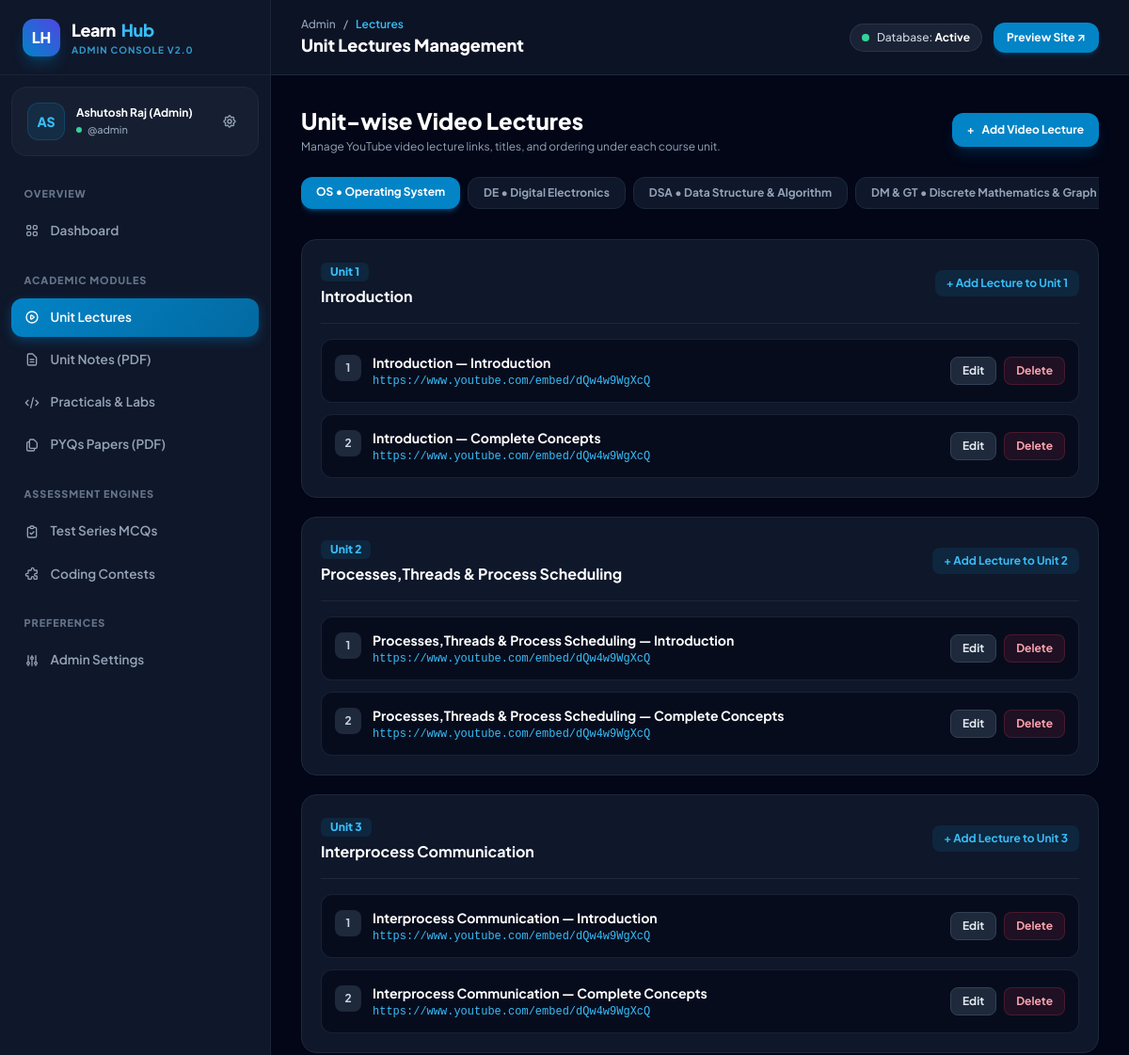
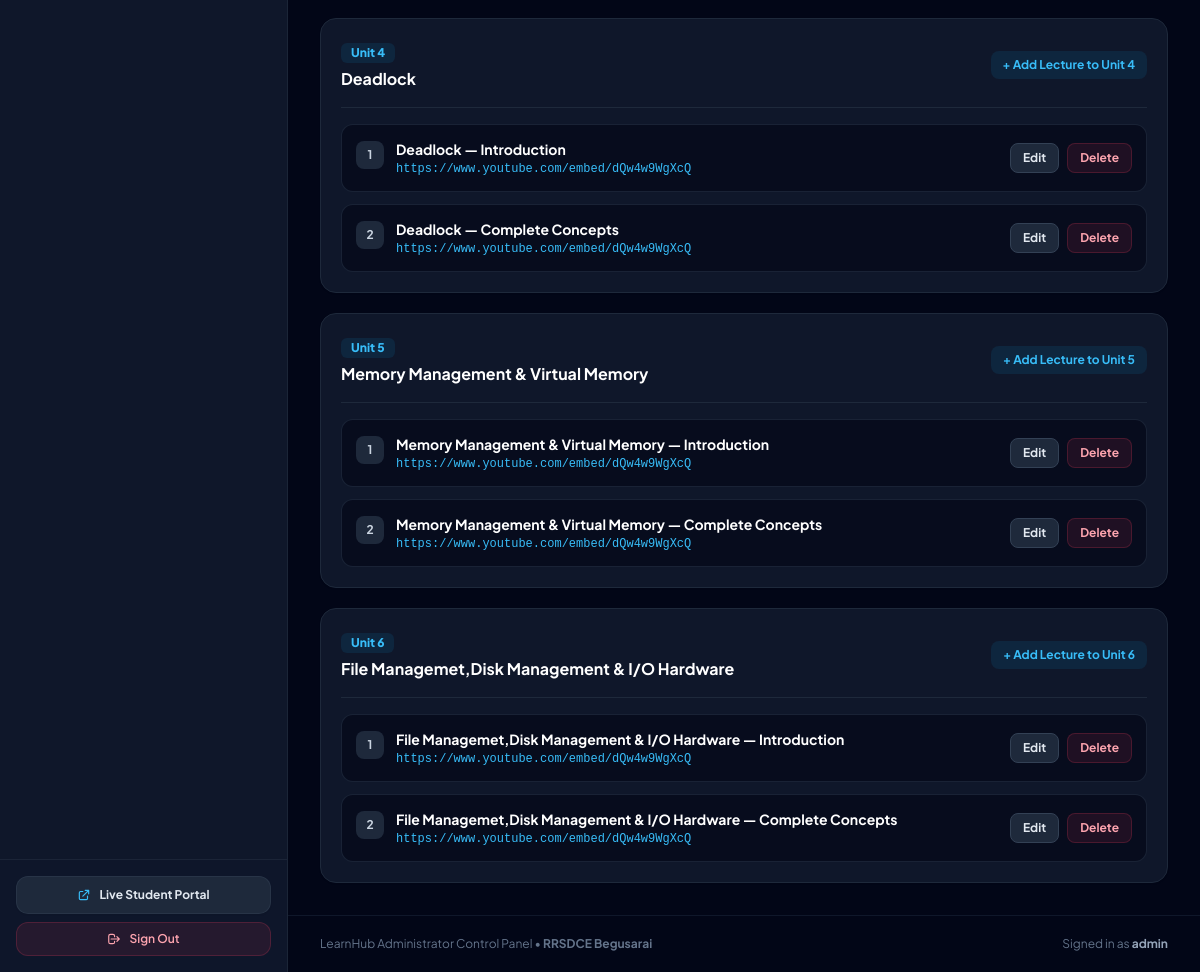
Screenshot of /subjects_lectures.php (signed in) with the database file from the repository (2 pictures, top to bottom).
### tables this page shows
CREATE TABLE IF NOT EXISTS `subjects` (
  `id` VARCHAR(20) PRIMARY KEY,
  `short_code` VARCHAR(20) NOT NULL,
  `name` VARCHAR(150) NOT NULL,
  `order_num` INT DEFAULT 0,
  `created_at` TIMESTAMP DEFAULT CURRENT_TIMESTAMP
);

CREATE TABLE IF NOT EXISTS `units` (
  `id` INT AUTO_INCREMENT PRIMARY KEY,
  `subject_id` VARCHAR(20) NOT NULL,
  `unit_number` INT NOT NULL,
  `title` VARCHAR(255) NOT NULL,
  `notes_pdf_url` VARCHAR(255) DEFAULT '',
  `created_at` TIMESTAMP DEFAULT CURRENT_TIMESTAMP,
  FOREIGN KEY (`subject_id`) REFERENCES `subjects`(`id`) ON DELETE CASCADE
);

CREATE TABLE IF NOT EXISTS `lectures` (
  `id` INT AUTO_INCREMENT PRIMARY KEY,
  `unit_id` INT NOT NULL,
  `lecture_title` VARCHAR(255) NOT NULL,
  `youtube_url` VARCHAR(500) NOT NULL,
  `order_num` INT DEFAULT 1,
  `created_at` TIMESTAMP DEFAULT CURRENT_TIMESTAMP,
  FOREIGN KEY (`unit_id`) REFERENCES `units`(`id`) ON DELETE CASCADE
);

### subjects_lectures.php (the view, shortened to what this page needs)
<?php
require_once __DIR__ . '/auth_check.php';
$pdo = getDBConnection();
$selectedSubject = $_GET['subject'] ?? 'os';
$subjects = $pdo->query("SELECT * FROM subjects ORDER BY order_num ASC")->fetchAll();
$stmtUnits = $pdo->prepare("SELECT * FROM units WHERE subject_id = ? ORDER BY unit_number ASC");
$stmtUnits->execute([$selectedSubject]);
$units = $stmtUnits->fetchAll();
$unitIds = array_column($units, 'id');
$lecturesByUnit = [];
if (!empty($unitIds)) {
    $inClause = implode(',', array_fill(0, count($unitIds), '?'));
    $stmtLectures = $pdo->prepare("SELECT * FROM lectures WHERE unit_id IN ($inClause) ORDER BY order_num ASC, id ASC");
    $stmtLectures->execute($unitIds);
    $allLectures = $stmtLectures->fetchAll();
    foreach ($allLectures as $lec) {
        $lecturesByUnit[$lec['unit_id']][] = $lec;
    }
}
?>
<div class="space-y-6">
    <div class="flex flex-col sm:flex-row sm:items-center justify-between gap-4">
        <div>
            <h2 class="text-xl sm:text-2xl font-black text-white">Unit-wise Video Lectures</h2>
            <p class="text-xs text-slate-400 mt-1">Manage YouTube video lecture links, titles, and ordering under each course unit.</p>
        </div>
        <button onclick="document.getElementById('addModal').classList.remove('hidden')"
                class="inline-flex items-center gap-2 px-4 py-2.5 rounded-xl bg-sky-600 hover:bg-sky-500 text-white font-bold text-xs shadow-lg shadow-sky-600/20 transition">
            <span>+</span> Add Video Lecture
        </button>
    </div>
    <div class="flex gap-2 overflow-x-auto pb-2">
        <?php foreach ($subjects as $s): ?>
            <a href="subjects_lectures.php?subject=<?= urlencode($s['id']) ?>"
               class="px-4 py-2 rounded-xl text-xs font-bold whitespace-nowrap transition <?= $selectedSubject === $s['id'] ? 'bg-sky-600 text-white shadow-md shadow-sky-600/30' : 'bg-slate-900 text-slate-400 border border-slate-800 hover:text-white hover:bg-slate-800' ?>">
                <?= htmlspecialchars($s['short_code']) ?> &bull; <?= htmlspecialchars($s['name']) ?>
            </a>
        <?php endforeach; ?>
    </div>
    <div class="space-y-5">
        <?php foreach ($units as $u):
            $unitLecs = $lecturesByUnit[$u['id']] ?? [];
        ?>
            <div class="bg-slate-900 rounded-2xl border border-slate-800 p-5 shadow-sm">
                <div class="flex flex-col sm:flex-row sm:items-center justify-between pb-4 border-b border-slate-800 gap-2">
                    <div>
                        <span class="inline-flex px-2.5 py-0.5 rounded-md bg-sky-500/10 text-sky-400 text-xs font-black">Unit <?= $u['unit_number'] ?></span>
                        <h3 class="text-sm sm:text-base font-bold text-white mt-1"><?= htmlspecialchars($u['title']) ?></h3>
                    </div>
                    <button onclick="openAddForUnit(<?= $u['id'] ?>, 'Unit <?= $u['unit_number'] ?> — <?= addslashes(htmlspecialchars($u['title'])) ?>')"
                            class="text-xs font-bold text-sky-400 hover:text-sky-300 self-start sm:self-auto px-3 py-1.5 rounded-lg bg-sky-500/10 hover:bg-sky-500/20 transition">
                        + Add Lecture to Unit <?= $u['unit_number'] ?>
                    </button>
                </div>
                <div class="mt-4 space-y-3">
                    <?php if (empty($unitLecs)): ?>
                        <p class="text-xs text-slate-500 italic py-2">No video lectures added for this unit yet.</p>
                    <?php else: ?>
                        <?php foreach ($unitLecs as $idx => $lec): ?>
                            <div class="flex flex-col sm:flex-row sm:items-center justify-between p-3.5 rounded-xl bg-slate-950/60 border border-slate-800/80 gap-3">
                                <div class="flex items-start gap-3 min-w-0">
                                    <span class="w-7 h-7 rounded-lg bg-slate-800 text-slate-300 flex items-center justify-center font-bold text-xs shrink-0 mt-0.5"><?= $lec['order_num'] ?></span>
                                    <div class="min-w-0">
                                        <h4 class="text-xs sm:text-sm font-bold text-white truncate"><?= htmlspecialchars($lec['lecture_title']) ?></h4>
                                        <a href="<?= htmlspecialchars($lec['youtube_url']) ?>" target="_blank" class="text-xs text-sky-400 hover:underline truncate block mt-0.5 font-mono">
                                            <?= htmlspecialchars($lec['youtube_url']) ?>
                                        </a>
                                    </div>
                                </div>
                                <div class="flex items-center gap-2 shrink-0 self-end sm:self-center">
                                    <button onclick="openEditModal(<?= $lec['id'] ?>, '<?= addslashes(htmlspecialchars($lec['lecture_title'])) ?>', '<?= addslashes(htmlspecialchars($lec['youtube_url'])) ?>', <?= $lec['order_num'] ?>)"
                                            class="px-3 py-1.5 rounded-lg bg-slate-800 border border-slate-700 text-slate-200 hover:bg-slate-700 font-bold text-xs transition">
                                        Edit
                                    </button>
                                    <form method="POST" action="subjects_lectures.php?subject=<?= urlencode($selectedSubject) ?>" onsubmit="return confirm('Are you sure you want to delete this lecture?');">
                                        <button type="submit" class="px-3 py-1.5 rounded-lg bg-rose-500/10 border border-rose-500/20 text-rose-300 hover:bg-rose-500/20 font-bold text-xs transition">
                                            Delete
                                        </button>
                                    </form>
                                </div>
                            </div>
                        <?php endforeach; ?>
                    <?php endif; ?>
                </div>
            </div>
        <?php endforeach; ?>
    </div>
</div>

### auth_check.php (style rules this page uses)
* { font-family: 'Plus Jakarta Sans', system-ui, -apple-system, sans-serif; }
code, pre, .font-mono { font-family: 'JetBrains Mono', monospace; }

### rows the page displays
subjects: short_code "OS", name "Operating System"
subjects: short_code "DE", name "Digital Electronics"
subjects: short_code "DSA", name "Data Structure & Algorithm"
subjects: short_code "DM & GT", name "Discrete Mathematics & Graph…"
units: unit_number "1", title "Introduction"
lectures: order_num "1", lecture_title "Introduction — Introduction", youtube_url "https://www.youtube.com/embed/dQw4w9WgXcQ"
lectures: order_num "2", lecture_title "Introduction — Complete Concepts", youtube_url "https://www.youtube.com/embed/dQw4w9WgXcQ"
units: unit_number "2", title "Processes,Threads & Process Scheduling"
lectures: order_num "1", lecture_title "Processes,Threads & Process Scheduling — Introduction", youtube_url "https://www.youtube.com/embed/dQw4w9WgXcQ"
lectures: order_num "2", lecture_title "Processes,Threads & Process Scheduling — Complete Concepts", youtube_url "https://www.youtube.com/embed/dQw4w9WgXcQ"
units: unit_number "3", title "Interprocess Communication"
lectures: order_num "1", lecture_title "Interprocess Communication — Introduction", youtube_url "https://www.youtube.com/embed/dQw4w9WgXcQ"
lectures: order_num "2", lecture_title "Interprocess Communication — Complete Concepts", youtube_url "https://www.youtube.com/embed/dQw4w9WgXcQ"
units: unit_number "4", title "Deadlock"
lectures: order_num "1", lecture_title "Deadlock — Introduction", youtube_url "https://www.youtube.com/embed/dQw4w9WgXcQ"
lectures: order_num "2", lecture_title "Deadlock — Complete Concepts", youtube_url "https://www.youtube.com/embed/dQw4w9WgXcQ"
units: unit_number "5", title "Memory Management & Virtual Memory"
lectures: order_num "1", lecture_title "Memory Management & Virtual Memory — Introduction", youtube_url "https://www.youtube.com/embed/dQw4w9WgXcQ"
lectures: order_num "2", lecture_title "Memory Management & Virtual Memory — Complete Concepts", youtube_url "https://www.youtube.com/embed/dQw4w9WgXcQ"
units: unit_number "6", title "File Managemet,Disk Management & I/O Hardware"
lectures: order_num "1", lecture_title "File Managemet,Disk Management & I/O Hardware — Introduction", youtube_url "https://www.youtube.com/embed/dQw4w9WgXcQ"
lectures: order_num "2", lecture_title "File Managemet,Disk Management & I/O Hardware — Complete Concepts", youtube_url "https://www.youtube.com/embed/dQw4w9WgXcQ"

### other values shown
substr($adminName, 0, 2) "AS"
$adminName "Ashutosh Raj (Admin)"
$adminUser "admin"
$breadcrumb ?: $title "Lectures"
$title "Unit Lectures Management"
$_SESSION['admin_username'] "admin"
